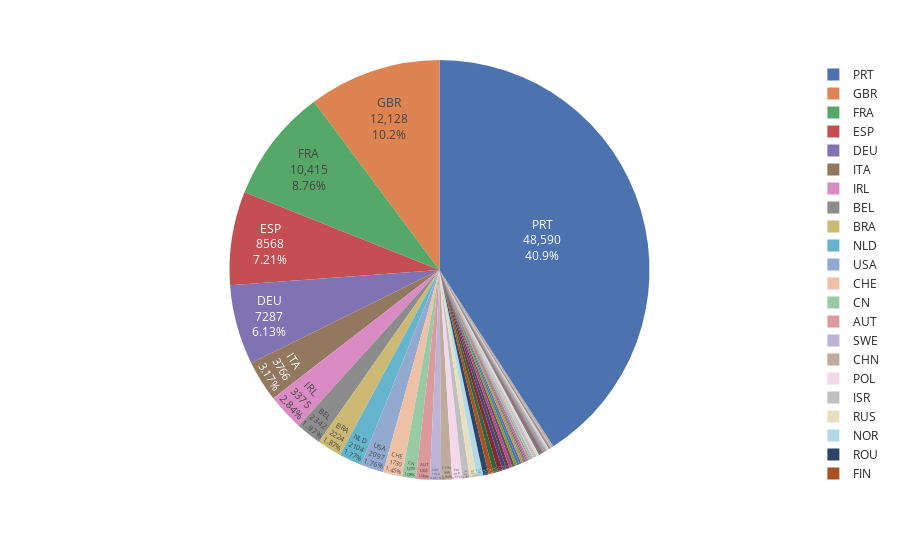

This figure's notebook cell:
### Code cell
#查看预定来自哪些国家
country_df = pd.DataFrame(df['country'].value_counts())
country_df.rename(columns = {'country' : 'counts'}, inplace=True)
total = country_df['counts'].sum()
country_df['percentage'] = round(country_df['counts'] / total * 100, 2)
country_df['country'] = country_df.index

fig = px.pie(country_df,
             values = 'counts',
             names = 'country',
             template = 'seaborn')
fig.update_traces(textposition = 'inside', textinfo = 'value + percent + label')

fig.show()

### Figure 1 — Plotly figure (JSON) as saved in the notebook; plotly's stock layout.template omitted (floating-point values rounded to 4 significant figures; data arrays with more than 128 entries replaced by an {"elided": "..."} marker saying what was removed)
{"data": [{"domain": {"x": [0, 1], "y": [0, 1]}, "hovertemplate": "country=%{label}<br>counts=%{value}<extra></extra>", "labels": {"elided": "177 str values"}, "legendgroup": "", "name": "", "showlegend": true, "textinfo": "value+percent+label", "textposition": "inside", "type": "pie", "values": {"elided": "177 int values"}}], "layout": {"legend": {"tracegroupgap": 0}, "margin": {"t": 60}}}
